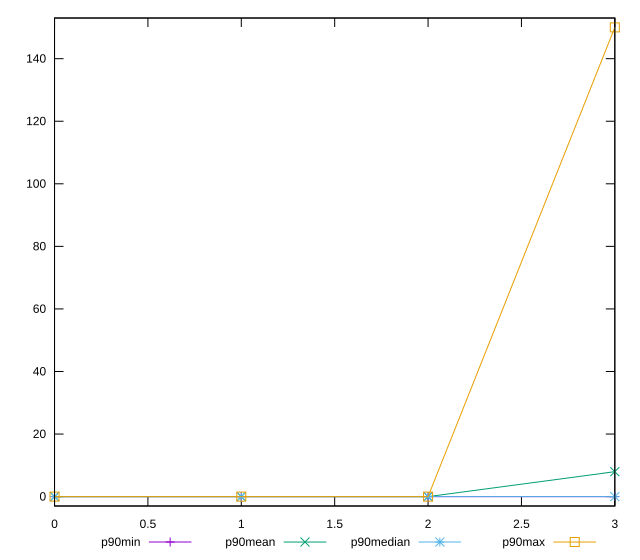

Recreate this plot in gnuplot.
reset

$p90Min <<EOF
0 0
1 0
2 0
3 0
EOF

$p90Mean <<EOF
0 0
1 0
2 0
3 7.9787234042553195
EOF

$p90Median <<EOF
0 0
1 0
2 0
3 0
EOF

$p90Max <<EOF
0 0
1 0
2 0
3 150
EOF

set key outside below
set xrange [0:3]
set yrange [-3:153]
set trange [-3:153]
set terminal svg size 640, 560 enhanced background rgb 'white'
set output "reports/report_00031_2021-02-24T23-18-18.084Z/legacy-javascript/progression/value.svg"

plot $p90Min title "p90min" with linespoints, \
     $p90Mean title "p90mean" with linespoints, \
     $p90Median title "p90median" with linespoints, \
     $p90Max title "p90max" with linespoints

reset
